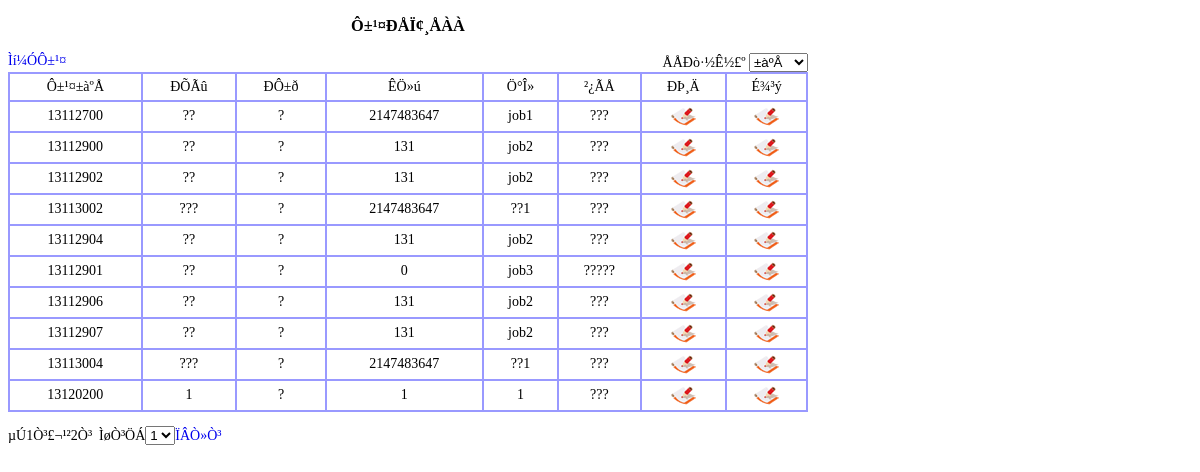
Page /basic/employee/employee_show.php (signed in) on the earlier database version.
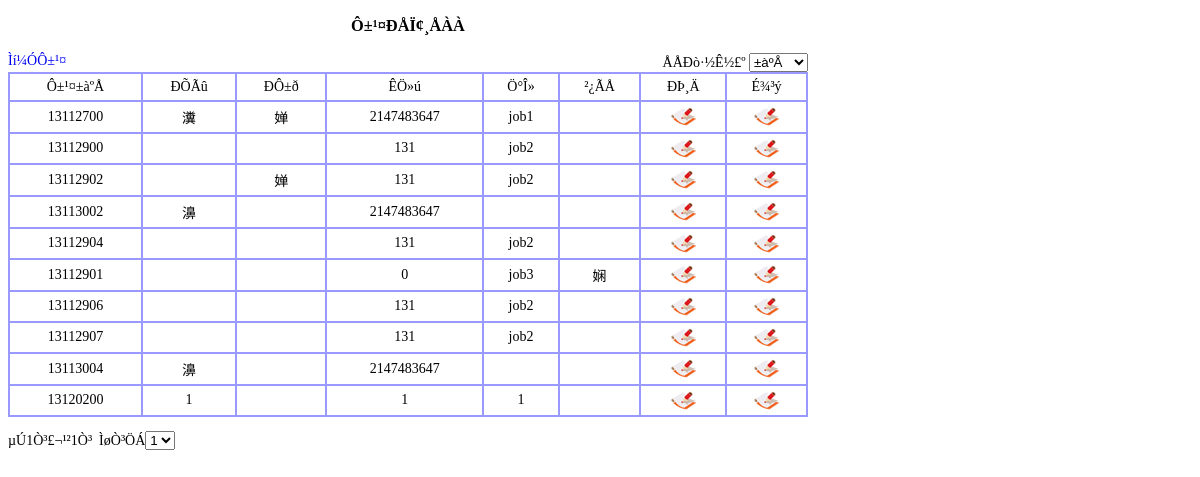
Same page on the later database version.
### tables this page shows
CREATE TABLE `table_employee` (
  `id` varchar(8) NOT NULL,
  `name` varchar(10) NOT NULL,
  `gender` varchar(10) default NULL,
  `job` varchar(10) default NULL,
  `phone` int(11) default NULL,
  `address` varchar(50) default NULL,
  `depart` varchar(10) default NULL,
  PRIMARY KEY  (`id`,`name`)
);

### basic/employee/employee_show.php (the view, shortened to what this page needs)
<?php
	include "../include.php";
	$pagesize = 10;
	$page = $_GET['page'];
	$orderby = $_GET['orderby'];
	$query="select count(*) as num from table_employee";
	$result = mysql_query($query) or die("Invalid query: " . mysql_error());
	$RS = mysql_fetch_array($result);
	$num = $RS['num'];
	for($i=0;$i*$pagesize<$num;$i++);
	$total=$i;
	switch($orderby){
		default:$string_order="";$string_url="";
	}
	$string_page=" limit " . $page*$pagesize . "," . ($page+1)*$pagesize;
	$query="select * from table_employee" . $string_order . $string_page;
	$result = mysql_query($query) or die("Invalid query: " . mysql_error());
?>
<!DOCTYPE html PUBLIC "-//W3C//DTD XHTML 1.0 Transitional//EN" "http://www.w3.org/TR/xhtml1/DTD/xhtml1-transitional.dtd">
<html xmlns="http://www.w3.org/1999/xhtml">
<head>
</head>
<body>
<div>
<h3 align="center">Ô±¹¤ÐÅÏ¢¸ÅÀÀ</h3>
<p>
<div align="left" style="width:100px;float:left"><a href="employee_add.php">Ìí¼ÓÔ±¹¤</a></div>
<div align="right" style="width:200px;float:right">ÅÅÐò·½Ê½£º
  <select name="orderby" onchange="location.href=this.value">
    <option value="employee_show.php?orderby=id" <?php if($orderby==""||$orderby=="id") echo " selected='selected' "; ?>>±àºÅ</option>
  </select>
</div>
</p>
<table width="100%" border="1" cellspacing="0" cellpadding="5" bordercolor="#9999FF">
  <tr align="center" bordercolor="#9999FF">
    <td>Ô±¹¤±àºÅ</td>
    <td>ÐÕÃû</td>
    <td>ÐÔ±ð</td>
    <td>ÊÖ»ú</td>
    <td>Ö°Î»</td>
    <td>²¿ÃÅ</td>
    <td>ÐÞ¸Ä</td>
    <td>É¾³ý</td>
  </tr>
  <?php
	while($RS=mysql_fetch_array($result))
	{
		echo "<tr align='center' bordercolor='#9999FF'>";
		echo "<td>".$RS['id']."</td>\n";
		echo "<td>".$RS['name']."</td>\n";
		echo "<td>".$RS['gender']."</td>\n";
		echo "<td>".$RS['phone']."</td>\n";
		echo "<td>".$RS['job']."</td>\n";
		echo "<td>".$RS['depart']."</td>\n";
		echo "<td><a href='employee_modify.php?id=".$RS['id']."'><img src='/wms/image/modify.gif' alt='' border='0' /></a></td>\n";
		echo "<td><a href=\"javascript:if(confirm('È·¶¨£¿')) location.href='../sql_delete_bg.php?db=employee&id=" . $RS['id'] . "'\">";
		echo "<img src='/wms/image/delete.gif' alt='' border='0' /></a></td>\n";
		echo "</tr>";
	}
?>
</table>
<p>
  <?php
$current=$page+1;
echo "µÚ".$current."Ò³£¬¹²".$total."Ò³";
echo "&nbsp;&nbsp;ÌøÒ³ÖÁ";
echo "<select name='pagechoose' onchange='javascript:location.href=this.value;'>";
for($i=0;$i<$total;$i++){
	$string="";
	if($i==$page) $string=" selected='selected' ";
	$url_i = "employee_show.php?".$string_url."page=".$i;
	echo "<option value='".$url_i."'".$string.">". ($i+1) ."</option>" ;
	}
echo "</select>";
if($current<$total){
	echo "<a href='employee_show.php?".$string_url."page=".$current."'>ÏÂÒ»Ò³</a>";
}
?>
</p>
</div>
</body>
</html>

Differences in the rows shown:
removed table_employee: id "13112700", name "??", gender "?", phone "2147483647", job "job1", depart "???"
removed table_employee: id "13112900", name "??", gender "?", phone "131", job "job2", depart "???"
removed table_employee: id "13112902", name "??", gender "?", phone "131", job "job2", depart "???"
removed table_employee: id "13113002", name "???", gender "?", phone "2147483647", job "??1", depart "???"
removed table_employee: id "13112904", name "??", gender "?", phone "131", job "job2", depart "???"
removed table_employee: id "13112901", name "??", gender "?", phone "0", job "job3", depart "?????"
removed table_employee: id "13112906", name "??", gender "?", phone "131", job "job2", depart "???"
removed table_employee: id "13112907", name "??", gender "?", phone "131", job "job2", depart "???"
removed table_employee: id "13113004", name "???", gender "?", phone "2147483647", job "??1", depart "???"
added table_employee: id "13112700", name "瀵", gender "婵", phone "2147483647", job "job1"
added table_employee: id "13112900", phone "131", job "job2"
added table_employee: id "13112902", gender "婵", phone "131", job "job2"
added table_employee: id "13113002", name "濞", phone "2147483647"
added table_employee: id "13112904", phone "131", job "job2"
added table_employee: id "13112901", phone "0", job "job3", depart "娴"
added table_employee: id "13112906", phone "131", job "job2"
added table_employee: id "13112907", phone "131", job "job2"
added table_employee: id "13113004", name "濞", phone "2147483647"
changed table_employee (number 10 of 10 on the later page): gender "?" → (not shown); depart "???" → (not shown)
Other differences:
$total: "2" → "1"
text no longer shown: "ÏÂÒ»Ò³"
